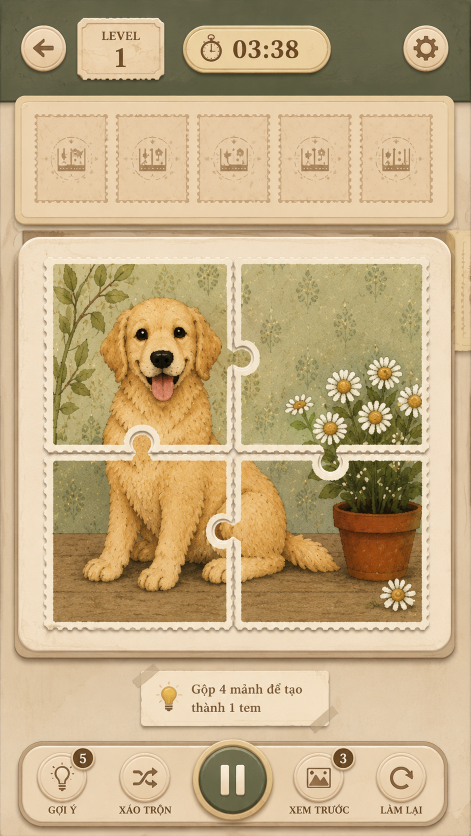
#> input picture Assets/Arts/Prototype_UI_Demo_Cutouts/_reference/source_ui_941x1672.png, 941 x 1672 px (shown at 1/2 size)
$ python ExtractPrototypeUiCutouts.py
#> lines starting #> are read from the running program, lines starting #| are printed output that depends on the picture
from __future__ import annotations

import json
import math
from pathlib import Path

import numpy as np
from PIL import Image, ImageDraw, ImageFilter, ImageOps


OUTPUT = Path(__file__).resolve().parents[1] / "Assets" / "Arts" / "Prototype_UI_Demo_Cutouts"
CAPTURE_SOURCE = Path(r"C:\Users\Andy\AppData\Local\Temp\codex-clipboard-a662f79c-03a4-4c1c-87b2-e82d0bc03932.png")
SOURCE = OUTPUT / "_reference" / "source_ui_941x1672.png"
if not SOURCE.exists():
    SOURCE = CAPTURE_SOURCE


def rgba(image: Image.Image) -> Image.Image:
    return image.convert("RGBA")


def soft_ellipse_mask(size: tuple[int, int], inset: int = 1, feather: float = 1.1) -> Image.Image:
    w, h = size
    scale = 4
    mask = Image.new("L", (w * scale, h * scale), 0)
    ImageDraw.Draw(mask).ellipse(
        (inset * scale, inset * scale, (w - inset) * scale, (h - inset) * scale), fill=255
    )
    mask = mask.resize(size, Image.Resampling.LANCZOS)
    return mask.filter(ImageFilter.GaussianBlur(feather)) if feather else mask


def soft_round_mask(size: tuple[int, int], radius: int, feather: float = 1.2) -> Image.Image:
    w, h = size
    scale = 4
    mask = Image.new("L", (w * scale, h * scale), 0)
    ImageDraw.Draw(mask).rounded_rectangle((0, 0, w * scale - 1, h * scale - 1), radius * scale, fill=255)
    mask = mask.resize(size, Image.Resampling.LANCZOS)
    return mask.filter(ImageFilter.GaussianBlur(feather)) if feather else mask


def scalloped_stamp_mask(size: tuple[int, int]) -> Image.Image:
    """Retain the whole paper stamp, with transparent space outside its perforated edge."""
    w, h = size
    mask = Image.new("L", size, 0)
    d = ImageDraw.Draw(mask)
    left, top, right, bottom = 6, 6, w - 7, h - 7
    d.rectangle((left, top, right, bottom), fill=255)
    for x in range(left + 4, right - 3, 12):
        d.ellipse((x - 4, top - 3, x + 4, top + 5), fill=0)
        d.ellipse((x - 4, bottom - 5, x + 4, bottom + 3), fill=0)
    for y in range(top + 4, bottom - 3, 12):
        d.ellipse((left - 3, y - 4, left + 5, y + 4), fill=0)
        d.ellipse((right - 5, y - 4, right + 3, y + 4), fill=0)
    return mask.filter(ImageFilter.GaussianBlur(0.35))


def dark_icon(image: Image.Image, cutoff: int = 178) -> Image.Image:
    arr = np.asarray(image.convert("RGB"), dtype=np.float32)
    luma = arr[:, :, 0] * 0.299 + arr[:, :, 1] * 0.587 + arr[:, :, 2] * 0.114
    alpha = np.clip((cutoff - luma) * 3.2, 0, 255).astype(np.uint8)
    out = rgba(image)
    out.putalpha(Image.fromarray(alpha).filter(ImageFilter.GaussianBlur(0.25)))
    return out


def light_icon(image: Image.Image, cutoff: int = 198) -> Image.Image:
    arr = np.asarray(image.convert("RGB"), dtype=np.float32)
    luma = arr[:, :, 0] * 0.299 + arr[:, :, 1] * 0.587 + arr[:, :, 2] * 0.114
    chroma = arr.max(axis=2) - arr.min(axis=2)
    alpha = np.clip((luma - cutoff) * 4.0, 0, 255)
    alpha *= np.clip((60 - chroma) / 60, 0, 1)
    out = rgba(image)
    out.putalpha(Image.fromarray(alpha.astype(np.uint8)).filter(ImageFilter.GaussianBlur(0.2)))
    return out


def make_puzzle_piece(source: Image.Image, bbox: tuple[int, int, int, int], piece: str) -> Image.Image:
    crop = rgba(source.crop(bbox))
    w, h = crop.size
    scale = 4
    mask = Image.new("L", (w * scale, h * scale), 0)
    d = ImageDraw.Draw(mask)
    # The artwork has a 380 px square body; its tabs extend into the neighbouring piece.
    if piece == "top_left":
        d.rectangle((0, 0, 382 * scale, 394 * scale), fill=255)
        d.ellipse((348 * scale, 170 * scale, 429 * scale, 251 * scale), fill=255)
        d.ellipse((154 * scale, 354 * scale, 234 * scale, 448 * scale), fill=255)
    elif piece == "top_right":
        d.rectangle((36 * scale, 0, w * scale, 394 * scale), fill=255)
        d.ellipse((0, 170 * scale, 82 * scale, 252 * scale), fill=0)
        d.ellipse((165 * scale, 354 * scale, 246 * scale, 448 * scale), fill=255)
    elif piece == "bottom_left":
        d.rectangle((0, 34 * scale, 382 * scale, h * scale), fill=255)
        d.ellipse((154 * scale, 0, 234 * scale, 81 * scale), fill=0)
        d.ellipse((348 * scale, 139 * scale, 429 * scale, 220 * scale), fill=255)
    elif piece == "bottom_right":
        d.rectangle((36 * scale, 34 * scale, w * scale, h * scale), fill=255)
        d.ellipse((165 * scale, 0, 246 * scale, 81 * scale), fill=0)
        d.ellipse((0, 139 * scale, 82 * scale, 220 * scale), fill=0)
    mask = mask.resize((w, h), Image.Resampling.LANCZOS).filter(ImageFilter.GaussianBlur(0.45))
    crop.putalpha(mask)
    return crop


def rebuilt_header(size: tuple[int, int]) -> Image.Image:
    w, h = size
    rng = np.random.default_rng(7)
    base = np.zeros((h, w, 4), dtype=np.uint8)
    noise = rng.normal(0, 4.5, (h, w))
    x = np.linspace(-1, 1, w)
    y = np.linspace(-1, 1, h)
    vignette = 13 * (x[None, :] ** 2) + 7 * (y[:, None] ** 2)
    for channel, value in enumerate((84, 86, 56)):
        base[:, :, channel] = np.clip(value + noise - vignette, 0, 255)
    base[:, :, 3] = 255
    image = Image.fromarray(base, "RGBA")
    image = image.filter(ImageFilter.GaussianBlur(0.35))
    edge = Image.new("RGBA", size, (0, 0, 0, 0))
    ImageDraw.Draw(edge).line((0, h - 2, w, h - 2), fill=(43, 38, 24, 180), width=3)
    return Image.alpha_composite(image, edge)


def rebuilt_tray(size: tuple[int, int]) -> Image.Image:
    w, h = size
    image = Image.new("RGBA", size, (0, 0, 0, 0))
    d = ImageDraw.Draw(image)
    d.rounded_rectangle((1, 3, w - 1, h - 1), radius=25, fill=(98, 69, 38, 90))
    d.rounded_rectangle((0, 0, w - 7, h - 8), radius=25, fill=(208, 168, 111, 255), outline=(136, 94, 50, 255), width=3)
    d.rounded_rectangle((10, 10, w - 17, h - 18), radius=17, fill=(241, 207, 153, 255), outline=(255, 230, 184, 255), width=3)
    texture = Image.effect_noise((w, h), 10).convert("L").point(lambda p: int((p - 128) * 0.14 + 128))
    warm = Image.new("RGBA", size, (164, 116, 63, 0))
    warm.putalpha(texture.point(lambda p: max(0, p - 128)))
    return Image.alpha_composite(image, warm.filter(ImageFilter.GaussianBlur(0.35)))


def rebuilt_toolbar(size: tuple[int, int]) -> Image.Image:
    w, h = size
    image = Image.new("RGBA", size, (0, 0, 0, 0))
    d = ImageDraw.Draw(image)
    d.rounded_rectangle((3, 5, w - 1, h - 1), radius=49, fill=(92, 65, 38, 90))
    d.rounded_rectangle((0, 0, w - 8, h - 9), radius=50, fill=(196, 156, 102, 255), outline=(111, 77, 42, 255), width=3)
    d.rounded_rectangle((9, 10, w - 18, h - 18), radius=40, fill=(236, 211, 166, 255), outline=(255, 233, 193, 255), width=3)
    texture = Image.effect_noise((w, h), 11).convert("L").point(lambda p: int((p - 128) * 0.13 + 128))
    warm = Image.new("RGBA", size, (146, 101, 55, 0))
    warm.putalpha(texture.point(lambda p: max(0, p - 128)))
    return Image.alpha_composite(image, warm.filter(ImageFilter.GaussianBlur(0.45)))


def aged_paper(size: tuple[int, int], colour: tuple[int, int, int], seed: int) -> Image.Image:
    """Create a quiet parchment patch for clearing dynamic copy from a baked mockup."""
    w, h = size
    rng = np.random.default_rng(seed)
    grain = rng.normal(0, 4.2, (h, w))
    fibres = Image.effect_noise((w, h), 18).filter(ImageFilter.GaussianBlur(1.5))
    fibres_array = (np.asarray(fibres, dtype=np.float32) - 128) * 0.065
    result = np.empty((h, w, 4), dtype=np.uint8)
    for channel, value in enumerate(colour):
        result[:, :, channel] = np.clip(value + grain + fibres_array, 0, 255)
    result[:, :, 3] = 255
    return Image.fromarray(result, "RGBA")


def clear_with_paper(
    image: Image.Image,
    box: tuple[int, int, int, int],
    colour: tuple[int, int, int] = (238, 208, 160),
    seed: int = 1,
) -> None:
    x1, y1, x2, y2 = box
    patch = aged_paper((x2 - x1, y2 - y1), colour, seed)
    mask = Image.new("L", patch.size, 255).filter(ImageFilter.GaussianBlur(1.2))
    image.paste(patch, (x1, y1), mask)


def blank_badge(source: Image.Image, box: tuple[int, int, int, int], seed: int) -> Image.Image:
    crop = rgba(source.crop(box))
    w, h = crop.size
    fill = aged_paper((w - 18, h - 18), (102, 70, 36), seed)
    fill_mask = Image.new("L", fill.size, 0)
    ImageDraw.Draw(fill_mask).ellipse((0, 0, fill.width - 1, fill.height - 1), fill=255)
    crop.paste(fill, (9, 9), fill_mask.filter(ImageFilter.GaussianBlur(0.55)))
    crop.putalpha(soft_ellipse_mask(crop.size, 1))
    return crop


def clear_badge_number(image: Image.Image, box: tuple[int, int, int, int], seed: int) -> None:
    x1, y1, x2, y2 = box
    fill = aged_paper((x2 - x1, y2 - y1), (102, 70, 36), seed)
    mask = Image.new("L", fill.size, 0)
    ImageDraw.Draw(mask).ellipse((0, 0, fill.width - 1, fill.height - 1), fill=255)
    image.paste(fill, (x1, y1), mask.filter(ImageFilter.GaussianBlur(0.5)))


def save(image: Image.Image, path: Path, entries: list[dict], category: str, source_box=None, note: str = "") -> None:
    path.parent.mkdir(parents=True, exist_ok=True)
    image.save(path, "PNG", optimize=True)
    entries.append(
        {
            "file": path.relative_to(OUTPUT).as_posix(),
            "category": category,
            "size": list(image.size),
            "source_box": list(source_box) if source_box else None,
            "note": note,
        }
    )


def contact_sheet(items: list[tuple[str, Path]], destination: Path) -> None:
    cell_w, cell_h = 300, 240
    cols = 4
    rows = math.ceil(len(items) / cols)
    sheet = Image.new("RGB", (cols * cell_w, rows * cell_h), (38, 37, 30))
    draw = ImageDraw.Draw(sheet)
    for index, (label, path) in enumerate(items):
        image = Image.open(path).convert("RGBA")
        image.thumbnail((cell_w - 34, cell_h - 54), Image.Resampling.LANCZOS)
        x = (index % cols) * cell_w + (cell_w - image.width) // 2
        y = (index // cols) * cell_h + 32 + (cell_h - 58 - image.height) // 2
        sheet.alpha_composite(image, (x, y)) if sheet.mode == "RGBA" else sheet.paste(image, (x, y), image)
        draw.text(((index % cols) * cell_w + 12, (index // cols) * cell_h + 10), label, fill=(240, 227, 194))
    sheet.save(destination, "PNG", optimize=True)


def main() -> None:
    source = Image.open(SOURCE).convert("RGB")
#> source is the input picture: PIL image 941x1672 RGB; mean R, G, B 195.5, 172.1, 132.8
    if source.size != (941, 1672):
        raise ValueError(f"Unexpected source size: {source.size}")
    OUTPUT.mkdir(parents=True, exist_ok=True)
    for relative_path in (
        "header/level_word.png",
        "header/level_value_1.png",
        "header/timer_value_03_38.png",
        "bottom_bar/label_hint.png",
        "bottom_bar/label_shuffle.png",
        "bottom_bar/label_preview.png",
        "bottom_bar/label_restart.png",
        "bottom_bar/badge_hint_5.png",
        "bottom_bar/badge_preview_3.png",
    ):
        (OUTPUT / relative_path).unlink(missing_ok=True)
    entries: list[dict] = []
    preview_items: list[tuple[str, Path]] = []

    def export(name: str, image: Image.Image, category: str, source_box=None, note: str = "") -> None:
        path = OUTPUT / name
        save(image, path, entries, category, source_box, note)
        if not name.startswith("_reference") and not name.endswith("manifest.json"):
            preview_items.append((Path(name).stem, path))

    # Reference copies
    export("_reference/source_ui_941x1672.png", source, "reference", (0, 0, 941, 1672))
    export("_reference/layout_1080x1920.png", source.resize((1080, 1920), Image.Resampling.LANCZOS), "reference", (0, 0, 941, 1672), "Scaled screen reference for Canvas layout.")

    # Header and HUD, with all baked text removed for dynamic Unity labels.
    header_full = rgba(source.crop((0, 0, 941, 205)))
    clear_with_paper(header_full, (179, 53, 302, 143), seed=11)
    clear_with_paper(header_full, (458, 66, 616, 130), seed=12)
#> call 2 of aged_paper, with size = (158, 64), colour = (238, 208, 160), seed = 12
#> after the loop in aged_paper (call 2), `for channel, value in enumerate(colour):`:
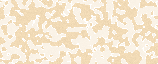
#> result: shape (64, 158, 4); mean of channels 0, 1, 2, 3 237.5, 207.5, 159.5, 120.7; transparent parts drawn white
#> in aged_paper (call 2), `result[:, :, 3] = 255`:
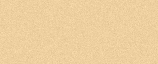
#> result: shape (64, 158, 4); mean of channels 0, 1, 2, 3 237.5, 207.5, 159.5, 255; drawn as R, G, B
    export("header/header_full.png", header_full, "header", (0, 0, 941, 205), "Text-free full header.")
    export("header/header_background_blank_rebuilt.png", rebuilt_header((941, 205)), "header", None, "Clean reconstructed background from the source palette.")
#> in rebuilt_header, `image = Image.fromarray(base, "RGBA")`:
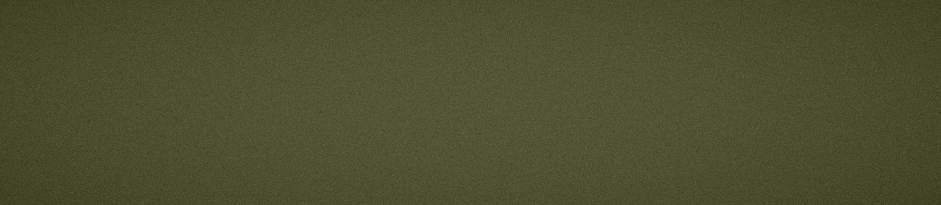
#> image: PIL image 941x205 RGBA; mean R, G, B, A 76.8, 78.8, 48.8, 255
#> in rebuilt_header, `ImageDraw.Draw(edge).line((0, h - 2, w, h - 2), fill=(43, 38, 24, 180)..`:
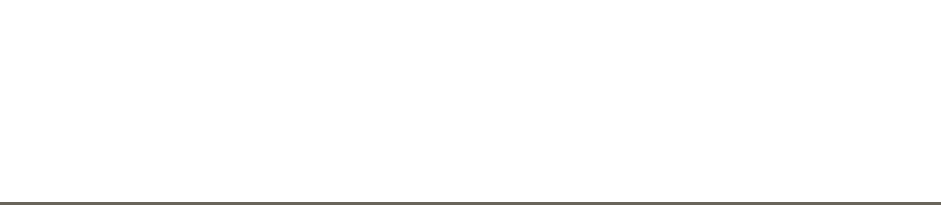
#> edge: PIL image 941x205 RGBA; mean R, G, B, A 0.6, 0.6, 0.4, 2.6; transparent parts drawn white
    header_items = {
        "button_back.png": ((35, 47, 136, 147), "round button"),
        "level_badge.png": ((151, 31, 331, 160), "level label and value together"),
        "timer_panel.png": ((365, 48, 665, 147), "timer icon and value together"),
        "button_settings.png": ((803, 48, 904, 147), "round button"),
    }
    for name, (box, note) in header_items.items():
        crop = rgba(source.crop(box))
        if name == "level_badge.png":
            clear_with_paper(crop, (24, 23, 157, 113), seed=13)
            note = "Blank level badge for a dynamic Unity label."
        elif name == "timer_panel.png":
            clear_with_paper(crop, (92, 16, 270, 84), seed=14)
            note = "Blank timer panel; clock icon remains."
        if name.startswith("button_"):
            crop.putalpha(soft_ellipse_mask(crop.size, 2))
        export(f"header/{name}", crop, "header", box, note)
#> this loop made 4 passes
#> pass 1, in soft_ellipse_mask, `mask = mask.resize(size, Image.Resampling.LANCZOS)`:
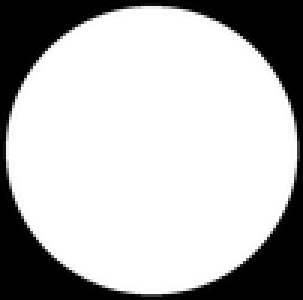
#> mask: PIL image 101x100 L (shown 3 times larger); min 0, max 255, mean 185.5
#> after the loop:
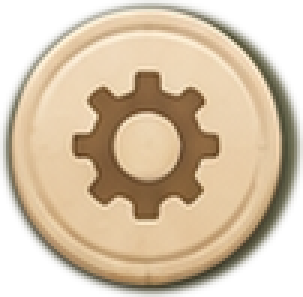
#> crop: PIL image 101x99 RGBA (shown 3 times larger); mean R, G, B, A 170.2, 151.3, 119.2, 185.5; transparent parts drawn white
    export("icons/icon_back.png", dark_icon(source.crop((60, 77, 113, 122))), "icons", (60, 77, 113, 122))
    export("icons/icon_gear.png", dark_icon(source.crop((824, 70, 882, 123))), "icons", (824, 70, 882, 123))
    export("icons/icon_clock.png", dark_icon(source.crop((399, 67, 454, 129))), "icons", (399, 67, 454, 129))

    # Stamp tray and the five stamp slots.
    tray_box = (27, 189, 916, 452)
    export("stamp_tray/stamp_tray_full.png", rgba(source.crop(tray_box)), "stamp tray", tray_box)
#> in rgba (call 9), `return image.convert("RGBA")`:
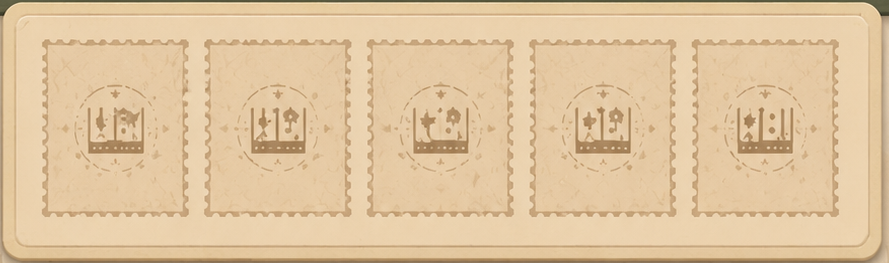
#> returned value: PIL image 889x263 RGBA; mean R, G, B, A 223.9, 196.5, 158.9, 255
    export("stamp_tray/stamp_tray_blank_rebuilt.png", rebuilt_tray((889, 263)), "stamp tray", None, "Blank tray for dynamic stamp slots.")
    export("stamp_tray/stamp_tray_frame.png", rgba(source.crop(tray_box)).copy(), "stamp tray", tray_box, "Full source tray, useful as a fixed backdrop.")
    slot_boxes = [
        (62, 222, 222, 411),
        (225, 222, 385, 411),
        (389, 222, 548, 411),
        (552, 222, 711, 411),
        (715, 222, 875, 411),
    ]
    for index, box in enumerate(slot_boxes, 1):
        crop = rgba(source.crop(box))
        crop.putalpha(scalloped_stamp_mask(crop.size))
        export(f"stamp_tray/stamp_slot_{index:02d}.png", crop, "stamp slots", box, "Individual stamped placeholder slot.")

    # Puzzle frame and all four playable pieces.
    board_box = (27, 462, 915, 1320)
    board = rgba(source.crop(board_box))
    board_alpha = soft_round_mask(board.size, 42)
    board.putalpha(board_alpha)
    export("puzzle/puzzle_board_full.png", board, "puzzle", board_box, "Complete puzzle board as shown in the reference.")
    frame = rgba(source.crop(board_box))
    frame_alpha = np.asarray(soft_round_mask(frame.size, 42)).copy()
    frame_alpha[50:807, 55:834] = 0
    frame.putalpha(Image.fromarray(frame_alpha))
    export("puzzle/puzzle_board_frame.png", frame, "puzzle", board_box, "Outer board/frame with a transparent puzzle area.")
    pieces = {
        "puzzle_piece_top_left.png": ((87, 512, 519, 960), "top_left"),
        "puzzle_piece_top_right.png": ((430, 512, 858, 960), "top_right"),
        "puzzle_piece_bottom_left.png": ((87, 875, 519, 1266), "bottom_left"),
        "puzzle_piece_bottom_right.png": ((430, 875, 858, 1266), "bottom_right"),
    }
    extracted_pieces: dict[str, Image.Image] = {}
    for name, (box, piece) in pieces.items():
        extracted = make_puzzle_piece(source, box, piece)
        extracted_pieces[piece] = extracted
        export(f"puzzle/{name}", extracted, "puzzle pieces", box, "Transparent jigsaw piece, including its white stamp edge.")
#> this loop made 4 passes
#> (w in make_puzzle_piece, h in make_puzzle_piece) on passes 1 to 4: (432, 448), (428, 448), (432, 391), (428, 391)
#> after the loop, extracted_pieces = 4 items
    assembled = Image.new("RGBA", (771, 754), (0, 0, 0, 0))
    for piece, position in {
        "top_left": (0, 0),
        "top_right": (343, 0),
        "bottom_left": (0, 363),
        "bottom_right": (343, 363),
    }.items():
        assembled.alpha_composite(extracted_pieces[piece], position)
    export("_reference/puzzle_piece_assembly_preview.png", assembled, "reference", None, "Assembly check for the four individual transparent pieces.")
    export("puzzle/puzzle_complete_stamp.png", rgba(source.crop((87, 512, 858, 1266))), "puzzle", (87, 512, 858, 1266), "Complete four-piece stamp artwork.")

    # Instruction note and its reusable decorative parts.
    note_box = (266, 1327, 681, 1458)
    instruction_note = rgba(source.crop(note_box))
    clear_with_paper(instruction_note, (105, 31, 351, 110), colour=(242, 221, 184), seed=15)
    export("hint/instruction_note_full.png", instruction_note, "hint", note_box, "Text-free instruction note; lightbulb and tape remain.")
    export("icons/icon_lightbulb_note.png", dark_icon(source.crop((315, 1368, 361, 1432))), "icons", (315, 1368, 361, 1432))
    export("hint/tape_left.png", rgba(source.crop((265, 1330, 331, 1374))), "hint", (265, 1330, 331, 1374))
    export("hint/tape_right.png", rgba(source.crop((618, 1417, 683, 1463))), "hint", (618, 1417, 683, 1463))

    # Bottom controls: individual buttons, item badges, and icon layers.
    toolbar_box = (35, 1483, 902, 1660)
    toolbar_full = rgba(source.crop(toolbar_box))
    for box, seed in (
        ((57, 124, 127, 160), 16),
        ((199, 124, 314, 160), 17),
        ((538, 124, 682, 160), 18),
        ((719, 124, 828, 160), 19),
    ):
        clear_with_paper(toolbar_full, box, colour=(232, 207, 163), seed=seed)
    clear_badge_number(toolbar_full, (118, 17, 144, 47), seed=20)
    clear_badge_number(toolbar_full, (642, 18, 668, 48), seed=21)
    export("bottom_bar/bottom_toolbar_full.png", toolbar_full, "bottom bar", toolbar_box, "Text-free full toolbar.")
    export("bottom_bar/bottom_toolbar_blank_rebuilt.png", rebuilt_toolbar((867, 177)), "bottom bar", None, "Blank toolbar for interactive controls.")
    badges = {
        "hint": (142, 1490, 187, 1539),
        "preview": (666, 1491, 710, 1539),
    }
    blank_badges: dict[str, Image.Image] = {}
    for index, (name, box) in enumerate(badges.items(), 22):
        badge = blank_badge(source, box, index)
        blank_badges[name] = badge
        export(f"bottom_bar/badge_{name}_blank.png", badge, "badges", box, "Empty item-count badge for a dynamic number.")
#> this loop made 2 passes
#> after the loop, blank_badges = 2 items
    controls = {
        "button_hint.png": ((73, 1504, 183, 1612), "round button"),
        "button_shuffle.png": ((235, 1504, 345, 1612), "round button"),
        "button_pause.png": ((384, 1485, 545, 1629), "primary round button"),
        "button_preview.png": ((587, 1504, 707, 1612), "round button"),
        "button_restart.png": ((747, 1504, 859, 1612), "round button"),
    }
    for name, (box, note) in controls.items():
        crop = rgba(source.crop(box))
        if name in {"button_hint.png", "button_preview.png"}:
            mirrored = ImageOps.mirror(crop)
            repair = Image.new("L", crop.size, 0)
            start = 60 if name == "button_hint.png" else 68
            ImageDraw.Draw(repair).rectangle((start, 0, crop.width, 43), fill=255)
            crop.paste(mirrored, (0, 0), repair.filter(ImageFilter.GaussianBlur(1.1)))
            full_name = name.replace("button_", "control_").replace(".png", "_with_badge.png")
            full = crop.copy()
            full.putalpha(soft_ellipse_mask(full.size, 2))
            badge_name = "hint" if name == "button_hint.png" else "preview"
            badge_position = (69, -14) if badge_name == "hint" else (79, -13)
            full.alpha_composite(blank_badges[badge_name], badge_position)
            export(f"bottom_bar/{full_name}", full, "bottom controls", box, "Control with an empty item-count badge.")
        crop.putalpha(soft_ellipse_mask(crop.size, 2))
        export(f"bottom_bar/{name}", crop, "bottom controls", box, note)
    export("icons/icon_hint.png", dark_icon(source.crop((99, 1521, 154, 1581))), "icons", (99, 1521, 154, 1581))
    export("icons/icon_shuffle.png", dark_icon(source.crop((257, 1532, 325, 1575))), "icons", (257, 1532, 325, 1575))
    export("icons/icon_preview.png", dark_icon(source.crop((612, 1530, 674, 1577))), "icons", (612, 1530, 674, 1577))
    export("icons/icon_restart.png", dark_icon(source.crop((767, 1529, 838, 1580))), "icons", (767, 1529, 838, 1580))
    export("icons/icon_pause.png", light_icon(source.crop((428, 1524, 505, 1594))), "icons", (428, 1524, 505, 1594))

    # Main preview deliberately shows the most useful individual text-free pieces.
    key_order = [
        "header/header_background_blank_rebuilt.png",
        "header/button_back.png",
        "header/level_badge.png",
        "header/timer_panel.png",
        "header/button_settings.png",
        "stamp_tray/stamp_tray_blank_rebuilt.png",
        "stamp_tray/stamp_slot_01.png",
        "stamp_tray/stamp_slot_02.png",
        "stamp_tray/stamp_slot_03.png",
        "stamp_tray/stamp_slot_04.png",
        "stamp_tray/stamp_slot_05.png",
        "puzzle/puzzle_board_frame.png",
        "puzzle/puzzle_piece_top_left.png",
        "puzzle/puzzle_piece_top_right.png",
        "puzzle/puzzle_piece_bottom_left.png",
        "puzzle/puzzle_piece_bottom_right.png",
        "hint/instruction_note_full.png",
        "bottom_bar/bottom_toolbar_blank_rebuilt.png",
        "bottom_bar/button_hint.png",
        "bottom_bar/button_shuffle.png",
        "bottom_bar/button_pause.png",
        "bottom_bar/button_preview.png",
        "bottom_bar/button_restart.png",
    ]
    contact_sheet([(Path(item).stem, OUTPUT / item) for item in key_order], OUTPUT / "_preview_contact_sheet.png")

    manifest = {
        "source": str(SOURCE),
        "source_size": [941, 1672],
        "screen_reference_size": [1080, 1920],
        "unity_notes": {
            "texture_type": "Sprite (2D and UI)",
            "mesh_type": "Full Rect",
            "filter_mode": "Bilinear",
            "compression": "None for UI, or High Quality after visual review",
            "canvas_reference_resolution": [1080, 1920],
        },
        "assets": entries,
    }
    (OUTPUT / "assets_manifest.json").write_text(json.dumps(manifest, ensure_ascii=False, indent=2), encoding="utf-8")
    print(f"Exported {len(entries)} PNG assets to {OUTPUT}")


if __name__ == "__main__":
    main()
